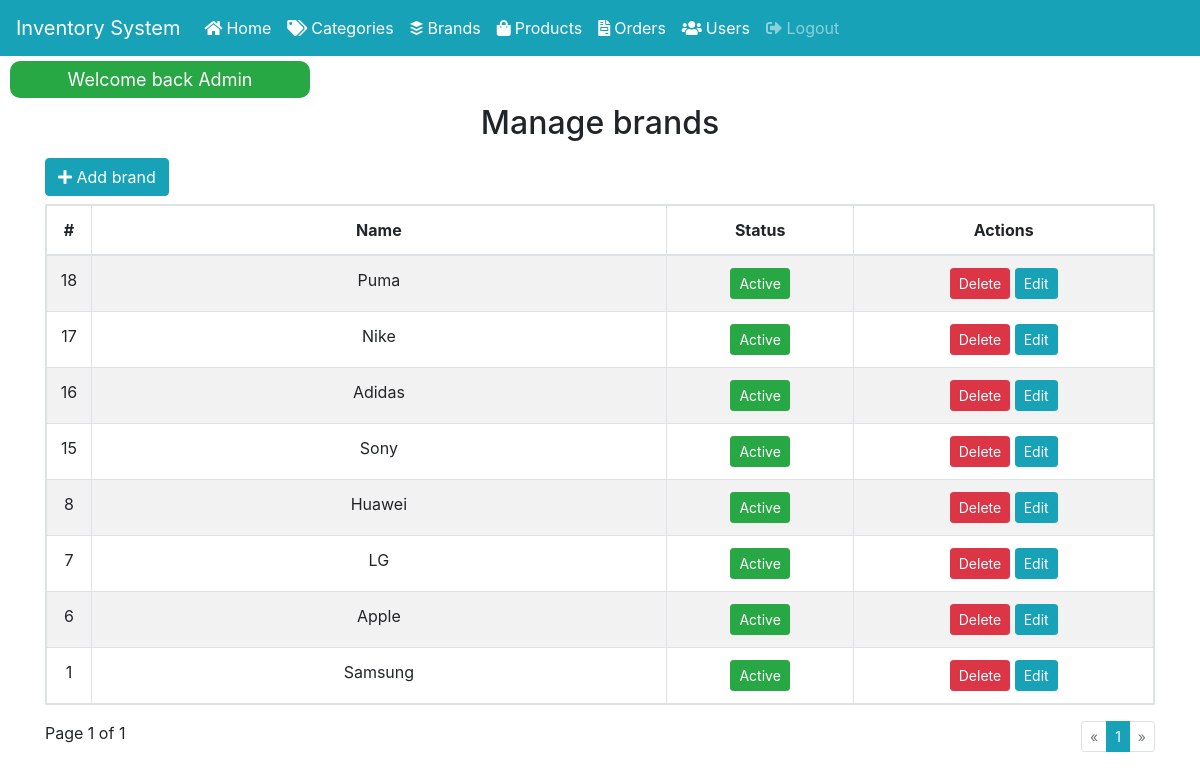
Screenshot of /manage_brands.php (signed in) with the database file from the repository.
### tables this page shows
CREATE TABLE `brands` (
  `id` int(11) NOT NULL,
  `brand_name` varchar(255) NOT NULL,
  `brand_status` enum('1','0') NOT NULL DEFAULT '1'
);

### manage_brands.php (the view, shortened to what this page needs)
<?php
require_once 'includes/templates/header.php';
require_once 'includes/classes/Database.php';
$getAllWithPagination = new Database();
$table = 'brands';
$sql ='SELECT * from brands ORDER BY id DESC';
$pagination = $getAllWithPagination->getAllResultWithPagination('manage_brands',$table, $sql);
?>
<div class="container my-5 manage-categories">
    <h2 class="text-center mt-5 mb-3">Manage brands</h2>
    <a href="" class="btn btn-info mb-2" data-toggle="modal" data-target="#add_brand"><i class="fas fa-plus"></i>&nbsp;Add brand</a>
    <table class="table table-striped table-hover table-bordered text-center table-responsive">
        <thead>
        <tr>
            <th style="width: 45px">#</th>
            <th style="width: 595px !important; min-width: 125px !important;">Name</th>
            <th style="width: 192px !important; min-width: 83px !important;">Status</th>
            <th style="width: 307px !important; min-width: 133px !important;">Actions</th>
        </tr>
        </thead>
        <tbody>
        <?php foreach ($pagination['sql_result'] as $r):?>
            <tr>
                <td><?php echo $r['id']?></td>
                <td><?php echo $r['brand_name']?></td>
                <td><a class="btn btn-sm btn-success" href="#">Active</a></td>
                <td>
                    <button class="btn btn-sm btn-danger delete-brand" data-bid="<?php echo $r['id']?>">Delete</button>
                    <button class="btn btn-sm btn-info edit_brand" data-toggle="modal" data-target="#edit_brand" data-bid="<?php echo $r['id']?>">Edit</button>
                </td>
            </tr>
        <?php endforeach;?>
        </tbody>
    </table>
    <div class="float-left">
        Page <?php echo $pagination['page']?> of <?php echo $pagination['total_pages']?>
    </div>
    <div class="float-right">
        <nav aria-label="Page navigation example">
            <ul class="pagination pagination-sm">
                <?php echo $pagination['pagination']?>
            </ul>
        </nav>
    </div>
</div>
<?php require_once 'includes/templates/footer.php'?>

### rows the page displays
brands: id "18", brand_name "Puma"
brands: id "17", brand_name "Nike"
brands: id "16", brand_name "Adidas"
brands: id "15", brand_name "Sony"
brands: id "8", brand_name "Huawei"
brands: id "7", brand_name "LG"
brands: id "6", brand_name "Apple"
brands: id "1", brand_name "Samsung"

### other values shown
$_SESSION['notify_message'] "Welcome back Admin"
$pagination['page'] "1"
$pagination['total_pages'] "1"
